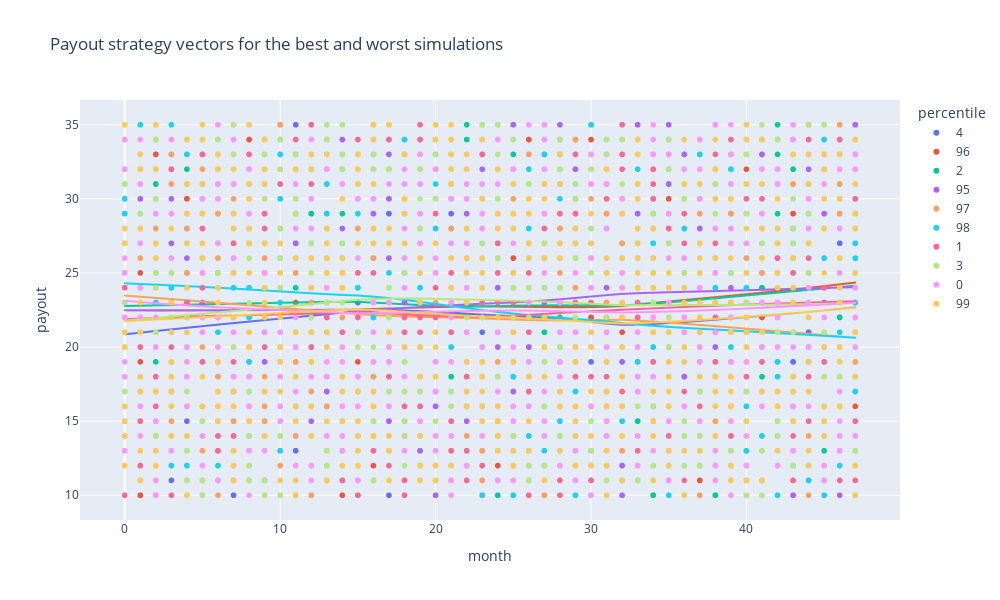

This figure's notebook cell:
### Code cell
percentiles = [0,1,2,3,4,95,96,97,98,99]
df = pv_wide.astype({'percentile':'object'}).query("percentile in @percentiles")

px.scatter(df, 
        x = 'month', 
        y = 'payout', 
        color = 'percentile',
        #hover_data = ['simulation','profit'],
        trendline = 'lowess',
        title = "Payout strategy vectors for the best and worst simulations",
        height = 600,
        width = 1000).show()

### Figure 1 — Plotly figure (JSON) as saved in the notebook; plotly's stock layout.template omitted (floating-point values rounded to 4 significant figures; data arrays with more than 128 entries replaced by an {"elided": "..."} marker saying what was removed)
{"data": [{"hovertemplate": "percentile=4<br>month=%{x}<br>payout=%{y}<extra></extra>", "legendgroup": "4", "marker": {"color": "#636efa", "symbol": "circle"}, "mode": "markers", "name": "4", "showlegend": true, "type": "scattergl", "x": {"elided": "480 int values"}, "xaxis": "x", "y": {"elided": "480 int values"}, "yaxis": "y"}, {"hovertemplate": "<b>LOWESS trendline</b><br><br>percentile=4<br>month=%{x}<br>payout=%{y} <b>(trend)</b><extra></extra>", "legendgroup": "4", "marker": {"color": "#636efa", "symbol": "circle"}, "mode": "lines", "name": "4", "showlegend": false, "type": "scattergl", "x": {"elided": "480 int values"}, "xaxis": "x", "y": {"elided": "480 float values"}, "yaxis": "y"}, {"hovertemplate": "percentile=96<br>month=%{x}<br>payout=%{y}<extra></extra>", "legendgroup": "96", "marker": {"color": "#EF553B", "symbol": "circle"}, "mode": "markers", "name": "96", "showlegend": true, "type": "scattergl", "x": {"elided": "480 int values"}, "xaxis": "x", "y": {"elided": "480 int values"}, "yaxis": "y"}, {"hovertemplate": "<b>LOWESS trendline</b><br><br>percentile=96<br>month=%{x}<br>payout=%{y} <b>(trend)</b><extra></extra>", "legendgroup": "96", "marker": {"color": "#EF553B", "symbol": "circle"}, "mode": "lines", "name": "96", "showlegend": false, "type": "scattergl", "x": {"elided": "480 int values"}, "xaxis": "x", "y": {"elided": "480 float values"}, "yaxis": "y"}, {"hovertemplate": "percentile=2<br>month=%{x}<br>payout=%{y}<extra></extra>", "legendgroup": "2", "marker": {"color": "#00cc96", "symbol": "circle"}, "mode": "markers", "name": "2", "showlegend": true, "type": "scattergl", "x": {"elided": "480 int values"}, "xaxis": "x", "y": {"elided": "480 int values"}, "yaxis": "y"}, {"hovertemplate": "<b>LOWESS trendline</b><br><br>percentile=2<br>month=%{x}<br>payout=%{y} <b>(trend)</b><extra></extra>", "legendgroup": "2", "marker": {"color": "#00cc96", "symbol": "circle"}, "mode": "lines", "name": "2", "showlegend": false, "type": "scattergl", "x": {"elided": "480 int values"}, "xaxis": "x", "y": {"elided": "480 float values"}, "yaxis": "y"}, {"hovertemplate": "percentile=95<br>month=%{x}<br>payout=%{y}<extra></extra>", "legendgroup": "95", "marker": {"color": "#ab63fa", "symbol": "circle"}, "mode": "markers", "name": "95", "showlegend": true, "type": "scattergl", "x": {"elided": "480 int values"}, "xaxis": "x", "y": {"elided": "480 int values"}, "yaxis": "y"}, {"hovertemplate": "<b>LOWESS trendline</b><br><br>percentile=95<br>month=%{x}<br>payout=%{y} <b>(trend)</b><extra></extra>", "legendgroup": "95", "marker": {"color": "#ab63fa", "symbol": "circle"}, "mode": "lines", "name": "95", "showlegend": false, "type": "scattergl", "x": {"elided": "480 int values"}, "xaxis": "x", "y": {"elided": "480 float values"}, "yaxis": "y"}, {"hovertemplate": "percentile=97<br>month=%{x}<br>payout=%{y}<extra></extra>", "legendgroup": "97", "marker": {"color": "#FFA15A", "symbol": "circle"}, "mode": "markers", "name": "97", "showlegend": true, "type": "scattergl", "x": {"elided": "480 int values"}, "xaxis": "x", "y": {"elided": "480 int values"}, "yaxis": "y"}, {"hovertemplate": "<b>LOWESS trendline</b><br><br>percentile=97<br>month=%{x}<br>payout=%{y} <b>(trend)</b><extra></extra>", "legendgroup": "97", "marker": {"color": "#FFA15A", "symbol": "circle"}, "mode": "lines", "name": "97", "showlegend": false, "type": "scattergl", "x": {"elided": "480 int values"}, "xaxis": "x", "y": {"elided": "480 float values"}, "yaxis": "y"}, {"hovertemplate": "percentile=98<br>month=%{x}<br>payout=%{y}<extra></extra>", "legendgroup": "98", "marker": {"color": "#19d3f3", "symbol": "circle"}, "mode": "markers", "name": "98", "showlegend": true, "type": "scattergl", "x": {"elided": "480 int values"}, "xaxis": "x", "y": {"elided": "480 int values"}, "yaxis": "y"}, {"hovertemplate": "<b>LOWESS trendline</b><br><br>percentile=98<br>month=%{x}<br>payout=%{y} <b>(trend)</b><extra></extra>", "legendgroup": "98", "marker": {"color": "#19d3f3", "symbol": "circle"}, "mode": "lines", "name": "98", "showlegend": false, "type": "scattergl", "x": {"elided": "480 int values"}, "xaxis": "x", "y": {"elided": "480 float values"}, "yaxis": "y"}, {"hovertemplate": "percentile=1<br>month=%{x}<br>payout=%{y}<extra></extra>", "legendgroup": "1", "marker": {"color": "#FF6692", "symbol": "circle"}, "mode": "markers", "name": "1", "showlegend": true, "type": "scattergl", "x": {"elided": "480 int values"}, "xaxis": "x", "y": {"elided": "480 int values"}, "yaxis": "y"}, {"hovertemplate": "<b>LOWESS trendline</b><br><br>percentile=1<br>month=%{x}<br>payout=%{y} <b>(trend)</b><extra></extra>", "legendgroup": "1", "marker": {"color": "#FF6692", "symbol": "circle"}, "mode": "lines", "name": "1", "showlegend": false, "type": "scattergl", "x": {"elided": "480 int values"}, "xaxis": "x", "y": {"elided": "480 float values"}, "yaxis": "y"}, {"hovertemplate": "percentile=3<br>month=%{x}<br>payout=%{y}<extra></extra>", "legendgroup": "3", "marker": {"color": "#B6E880", "symbol": "circle"}, "mode": "markers", "name": "3", "showlegend": true, "type": "scattergl", "x": {"elided": "480 int values"}, "xaxis": "x", "y": {"elided": "480 int values"}, "yaxis": "y"}, {"hovertemplate": "<b>LOWESS trendline</b><br><br>percentile=3<br>month=%{x}<br>payout=%{y} <b>(trend)</b><extra></extra>", "legendgroup": "3", "marker": {"color": "#B6E880", "symbol": "circle"}, "mode": "lines", "name": "3", "showlegend": false, "type": "scattergl", "x": {"elided": "480 int values"}, "xaxis": "x", "y": {"elided": "480 float values"}, "yaxis": "y"}, {"hovertemplate": "percentile=0<br>month=%{x}<br>payout=%{y}<extra></extra>", "legendgroup": "0", "marker": {"color": "#FF97FF", "symbol": "circle"}, "mode": "markers", "name": "0", "showlegend": true, "type": "scattergl", "x": {"elided": "480 int values"}, "xaxis": "x", "y": {"elided": "480 int values"}, "yaxis": "y"}, {"hovertemplate": "<b>LOWESS trendline</b><br><br>percentile=0<br>month=%{x}<br>payout=%{y} <b>(trend)</b><extra></extra>", "legendgroup": "0", "marker": {"color": "#FF97FF", "symbol": "circle"}, "mode": "lines", "name": "0", "showlegend": false, "type": "scattergl", "x": {"elided": "480 int values"}, "xaxis": "x", "y": {"elided": "480 float values"}, "yaxis": "y"}, {"hovertemplate": "percentile=99<br>month=%{x}<br>payout=%{y}<extra></extra>", "legendgroup": "99", "marker": {"color": "#FECB52", "symbol": "circle"}, "mode": "markers", "name": "99", "showlegend": true, "type": "scattergl", "x": {"elided": "480 int values"}, "xaxis": "x", "y": {"elided": "480 int values"}, "yaxis": "y"}, {"hovertemplate": "<b>LOWESS trendline</b><br><br>percentile=99<br>month=%{x}<br>payout=%{y} <b>(trend)</b><extra></extra>", "legendgroup": "99", "marker": {"color": "#FECB52", "symbol": "circle"}, "mode": "lines", "name": "99", "showlegend": false, "type": "scattergl", "x": {"elided": "480 int values"}, "xaxis": "x", "y": {"elided": "480 float values"}, "yaxis": "y"}], "layout": {"height": 600, "legend": {"title": {"text": "percentile"}, "tracegroupgap": 0}, "title": {"text": "Payout strategy vectors for the best and worst simulations"}, "width": 1000, "xaxis": {"anchor": "y", "domain": [0, 1], "title": {"text": "month"}}, "yaxis": {"anchor": "x", "domain": [0, 1], "title": {"text": "payout"}}}}
